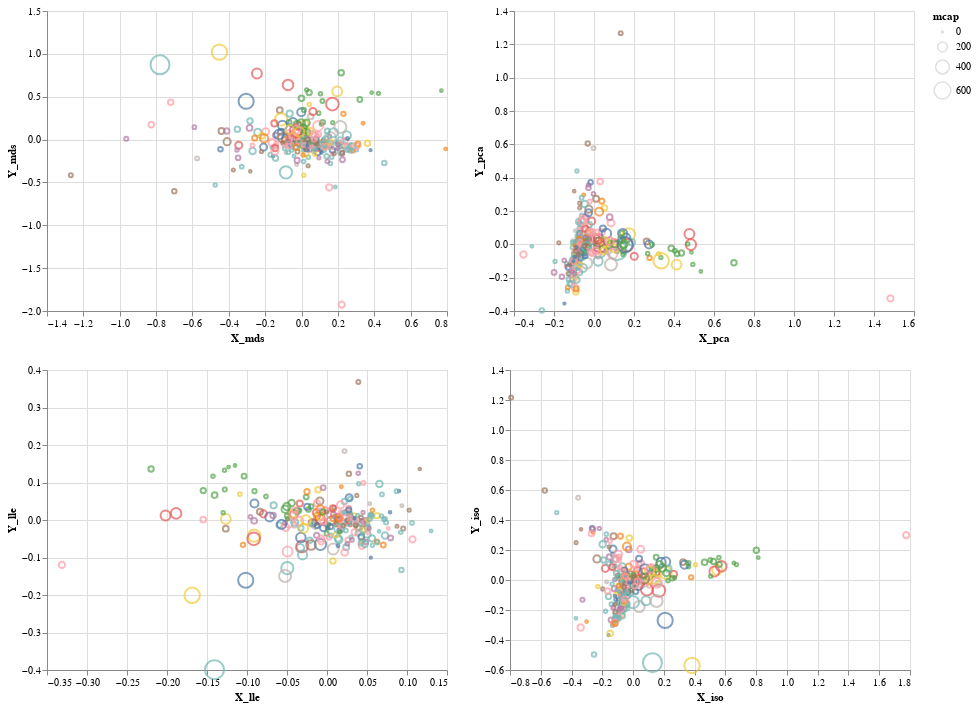

Write notebook code for a chart like this one.
### Code cell
input_dropdown = alt.binding_select(options=list(np.unique(df_altair.sector.values)))
interval = alt.selection_interval(encodings=['x', 'y'])
selection = alt.selection_single(fields=['sector'], bind=input_dropdown, name='LOL')
color = alt.condition(selection,
                    alt.Color('sector:N', legend=None),
                    alt.value('lightgray'))

chart2 = alt.Chart(df_altair).mark_point().encode(
    color=color,
    tooltip='ticker:N',
    size='mcap'
).add_selection(
    selection
).add_selection(
    interval
)

(chart2.encode(x='X_mds', y='Y_mds') | chart2.encode(x='X_pca', y='Y_pca')) &\
(chart2.encode(x='X_lle', y='Y_lle') | chart2.encode(x='X_iso', y='Y_iso'))

### Figure 1 — Vega-Lite specification as saved in the notebook (floating-point values rounded to 4 significant figures; data arrays with more than 128 entries replaced by an {"elided": "..."} marker saying what was removed)
{"$schema": "https://vega.github.io/schema/vega-lite/v3.4.0.json", "config": {"mark": {"tooltip": null}, "view": {"height": 300, "width": 400}}, "data": {"name": "data-3ead8c7110c65a2ade72d6d966b47090"}, "datasets": {"data-3ead8c7110c65a2ade72d6d966b47090": {"elided": "246 records"}}, "vconcat": [{"hconcat": [{"encoding": {"color": {"condition": {"field": "sector", "legend": null, "selection": "LOL", "type": "nominal"}, "value": "lightgray"}, "size": {"field": "mcap", "type": "quantitative"}, "tooltip": {"field": "ticker", "type": "nominal"}, "x": {"field": "X_mds", "type": "quantitative"}, "y": {"field": "Y_mds", "type": "quantitative"}}, "mark": "point", "selection": {"LOL": {"bind": {"input": "select", "options": ["Communication services", "Consumer discretionary", "Consumer staples", "Energy", "Equity certificates", "Financials", "Health care", "Industrials", "Information technology", "Materials", "Real estate", "Utilities"]}, "fields": ["sector"], "type": "single"}, "selector001": {"encodings": ["x", "y"], "type": "interval"}}}, {"encoding": {"color": {"condition": {"field": "sector", "legend": null, "selection": "LOL", "type": "nominal"}, "value": "lightgray"}, "size": {"field": "mcap", "type": "quantitative"}, "tooltip": {"field": "ticker", "type": "nominal"}, "x": {"field": "X_pca", "type": "quantitative"}, "y": {"field": "Y_pca", "type": "quantitative"}}, "mark": "point", "selection": {"LOL": {"bind": {"input": "select", "options": ["Communication services", "Consumer discretionary", "Consumer staples", "Energy", "Equity certificates", "Financials", "Health care", "Industrials", "Information technology", "Materials", "Real estate", "Utilities"]}, "fields": ["sector"], "type": "single"}, "selector001": {"encodings": ["x", "y"], "type": "interval"}}}]}, {"hconcat": [{"encoding": {"color": {"condition": {"field": "sector", "legend": null, "selection": "LOL", "type": "nominal"}, "value": "lightgray"}, "size": {"field": "mcap", "type": "quantitative"}, "tooltip": {"field": "ticker", "type": "nominal"}, "x": {"field": "X_lle", "type": "quantitative"}, "y": {"field": "Y_lle", "type": "quantitative"}}, "mark": "point", "selection": {"LOL": {"bind": {"input": "select", "options": ["Communication services", "Consumer discretionary", "Consumer staples", "Energy", "Equity certificates", "Financials", "Health care", "Industrials", "Information technology", "Materials", "Real estate", "Utilities"]}, "fields": ["sector"], "type": "single"}, "selector001": {"encodings": ["x", "y"], "type": "interval"}}}, {"encoding": {"color": {"condition": {"field": "sector", "legend": null, "selection": "LOL", "type": "nominal"}, "value": "lightgray"}, "size": {"field": "mcap", "type": "quantitative"}, "tooltip": {"field": "ticker", "type": "nominal"}, "x": {"field": "X_iso", "type": "quantitative"}, "y": {"field": "Y_iso", "type": "quantitative"}}, "mark": "point", "selection": {"LOL": {"bind": {"input": "select", "options": ["Communication services", "Consumer discretionary", "Consumer staples", "Energy", "Equity certificates", "Financials", "Health care", "Industrials", "Information technology", "Materials", "Real estate", "Utilities"]}, "fields": ["sector"], "type": "single"}, "selector001": {"encodings": ["x", "y"], "type": "interval"}}}]}]}
